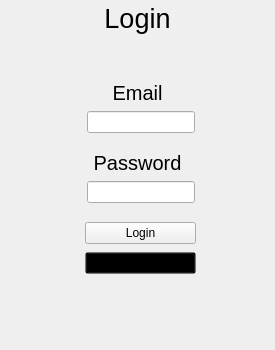
<?xml version="1.0" encoding="UTF-8"?>
<ui version="4.0">
 <class>WndLogin</class>
 <widget class="QWidget" name="WndLogin">
  <property name="geometry">
   <rect>
    <x>0</x>
    <y>0</y>
    <width>275</width>
    <height>350</height>
   </rect>
  </property>
  <property name="minimumSize">
   <size>
    <width>275</width>
    <height>350</height>
   </size>
  </property>
  <property name="maximumSize">
   <size>
    <width>275</width>
    <height>350</height>
   </size>
  </property>
  <property name="windowTitle">
   <string>Form</string>
  </property>
  <widget class="QWidget" name="verticalLayoutWidget_2">
   <property name="geometry">
    <rect>
     <x>0</x>
     <y>220</y>
     <width>281</width>
     <height>56</height>
    </rect>
   </property>
   <layout class="QVBoxLayout" name="loBtn">
    <property name="leftMargin">
     <number>85</number>
    </property>
    <property name="rightMargin">
     <number>85</number>
    </property>
    <item>
     <widget class="QPushButton" name="btnLogin">
      <property name="text">
       <string>Login</string>
      </property>
     </widget>
    </item>
    <item>
     <widget class="QPushButton" name="btnSignup">
      <property name="sizePolicy">
       <sizepolicy hsizetype="Preferred" vsizetype="Fixed">
        <horstretch>0</horstretch>
        <verstretch>0</verstretch>
       </sizepolicy>
      </property>
      <property name="styleSheet">
       <string notr="true">border-color: transparent;
background-color: transparent;</string>
      </property>
      <property name="text">
       <string>Sign Up</string>
      </property>
     </widget>
    </item>
   </layout>
  </widget>
  <widget class="QWidget" name="horizontalLayoutWidget">
   <property name="geometry">
    <rect>
     <x>0</x>
     <y>110</y>
     <width>281</width>
     <height>24</height>
    </rect>
   </property>
   <layout class="QHBoxLayout" name="loEmail" stretch="0,0,0">
    <property name="spacing">
     <number>0</number>
    </property>
    <property name="leftMargin">
     <number>0</number>
    </property>
    <item>
     <spacer name="hsLeft">
      <property name="orientation">
       <enum>Qt::Horizontal</enum>
      </property>
      <property name="sizeHint" stdset="0">
       <size>
        <width>40</width>
        <height>20</height>
       </size>
      </property>
     </spacer>
    </item>
    <item>
     <widget class="QLineEdit" name="ipEmial"/>
    </item>
    <item>
     <spacer name="hsRight">
      <property name="orientation">
       <enum>Qt::Horizontal</enum>
      </property>
      <property name="sizeType">
       <enum>QSizePolicy::Expanding</enum>
      </property>
      <property name="sizeHint" stdset="0">
       <size>
        <width>40</width>
        <height>20</height>
       </size>
      </property>
     </spacer>
    </item>
   </layout>
  </widget>
  <widget class="QLabel" name="lbEmail">
   <property name="geometry">
    <rect>
     <x>0</x>
     <y>79</y>
     <width>275</width>
     <height>27</height>
    </rect>
   </property>
   <property name="font">
    <font>
     <pointsize>15</pointsize>
    </font>
   </property>
   <property name="text">
    <string>Email</string>
   </property>
   <property name="alignment">
    <set>Qt::AlignCenter</set>
   </property>
  </widget>
  <widget class="QLabel" name="lbTitle">
   <property name="geometry">
    <rect>
     <x>0</x>
     <y>0</y>
     <width>275</width>
     <height>36</height>
    </rect>
   </property>
   <property name="font">
    <font>
     <pointsize>20</pointsize>
    </font>
   </property>
   <property name="text">
    <string>Login</string>
   </property>
   <property name="alignment">
    <set>Qt::AlignCenter</set>
   </property>
  </widget>
  <widget class="QLabel" name="lbPassword">
   <property name="geometry">
    <rect>
     <x>0</x>
     <y>149</y>
     <width>275</width>
     <height>27</height>
    </rect>
   </property>
   <property name="font">
    <font>
     <pointsize>15</pointsize>
    </font>
   </property>
   <property name="text">
    <string>Password</string>
   </property>
   <property name="alignment">
    <set>Qt::AlignCenter</set>
   </property>
  </widget>
  <widget class="QWidget" name="horizontalLayoutWidget_2">
   <property name="geometry">
    <rect>
     <x>0</x>
     <y>180</y>
     <width>281</width>
     <height>24</height>
    </rect>
   </property>
   <layout class="QHBoxLayout" name="loPassword" stretch="0,0,0">
    <property name="spacing">
     <number>0</number>
    </property>
    <property name="leftMargin">
     <number>0</number>
    </property>
    <item>
     <spacer name="hsLeft_2">
      <property name="orientation">
       <enum>Qt::Horizontal</enum>
      </property>
      <property name="sizeHint" stdset="0">
       <size>
        <width>40</width>
        <height>20</height>
       </size>
      </property>
     </spacer>
    </item>
    <item>
     <widget class="QLineEdit" name="ipEmial_2"/>
    </item>
    <item>
     <spacer name="hsRight_2">
      <property name="orientation">
       <enum>Qt::Horizontal</enum>
      </property>
      <property name="sizeType">
       <enum>QSizePolicy::Expanding</enum>
      </property>
      <property name="sizeHint" stdset="0">
       <size>
        <width>40</width>
        <height>20</height>
       </size>
      </property>
     </spacer>
    </item>
   </layout>
  </widget>
 </widget>
 <resources/>
 <connections/>
</ui>
